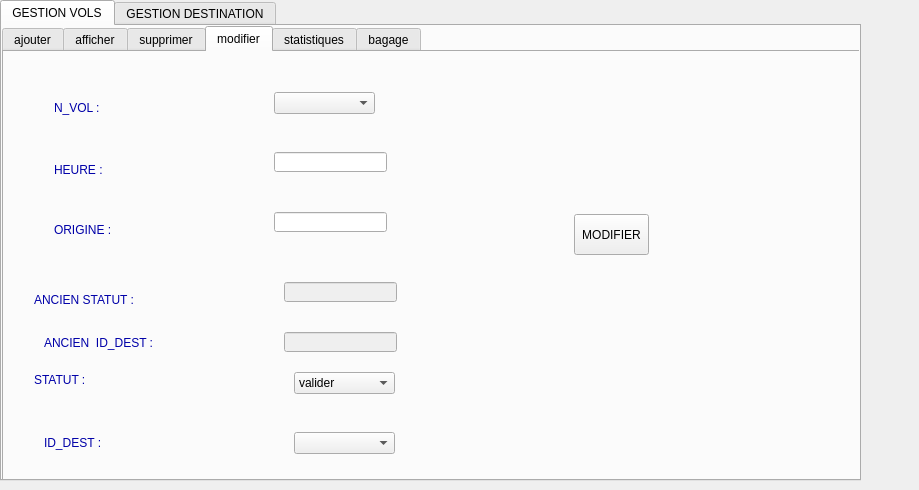
<?xml version="1.0" encoding="UTF-8"?>
<ui version="4.0">
 <class>gestion_vol</class>
 <widget class="QDialog" name="gestion_vol">
  <property name="geometry">
   <rect>
    <x>0</x>
    <y>0</y>
    <width>919</width>
    <height>490</height>
   </rect>
  </property>
  <property name="windowTitle">
   <string>Dialog</string>
  </property>
  <widget class="QTabWidget" name="tabWidget">
   <property name="geometry">
    <rect>
     <x>0</x>
     <y>0</y>
     <width>861</width>
     <height>481</height>
    </rect>
   </property>
   <property name="currentIndex">
    <number>0</number>
   </property>
   <widget class="QWidget" name="tab">
    <attribute name="title">
     <string>GESTION VOLS</string>
    </attribute>
    <widget class="QTabWidget" name="tabWidget_2">
     <property name="geometry">
      <rect>
       <x>0</x>
       <y>0</y>
       <width>881</width>
       <height>491</height>
      </rect>
     </property>
     <property name="currentIndex">
      <number>3</number>
     </property>
     <widget class="QWidget" name="widget">
      <attribute name="title">
       <string>ajouter</string>
      </attribute>
      <widget class="QLabel" name="label">
       <property name="geometry">
        <rect>
         <x>40</x>
         <y>40</y>
         <width>101</width>
         <height>31</height>
        </rect>
       </property>
       <property name="styleSheet">
        <string notr="true">font: 63 italic 14pt &quot;Lucida Sans&quot;;
color: rgb(0, 0, 168);</string>
       </property>
       <property name="text">
        <string>N_VOL :</string>
       </property>
      </widget>
      <widget class="QLabel" name="label_2">
       <property name="geometry">
        <rect>
         <x>40</x>
         <y>110</y>
         <width>81</width>
         <height>16</height>
        </rect>
       </property>
       <property name="styleSheet">
        <string notr="true">font: 63 italic 14pt &quot;Lucida Sans&quot;;
color: rgb(0, 0, 168);</string>
       </property>
       <property name="text">
        <string>HEURE :</string>
       </property>
      </widget>
      <widget class="QLabel" name="label_3">
       <property name="geometry">
        <rect>
         <x>40</x>
         <y>170</y>
         <width>91</width>
         <height>16</height>
        </rect>
       </property>
       <property name="styleSheet">
        <string notr="true">font: 63 italic 14pt &quot;Lucida Sans&quot;;
color: rgb(0, 0, 168);</string>
       </property>
       <property name="text">
        <string>ORIGINE :</string>
       </property>
      </widget>
      <widget class="QLabel" name="label_4">
       <property name="geometry">
        <rect>
         <x>40</x>
         <y>250</y>
         <width>91</width>
         <height>16</height>
        </rect>
       </property>
       <property name="styleSheet">
        <string notr="true">font: 63 italic 14pt &quot;Lucida Sans&quot;;
color: rgb(0, 0, 168);</string>
       </property>
       <property name="text">
        <string>STATUT :</string>
       </property>
      </widget>
      <widget class="QPushButton" name="AJOUTER_VOLS">
       <property name="geometry">
        <rect>
         <x>550</x>
         <y>170</y>
         <width>131</width>
         <height>41</height>
        </rect>
       </property>
       <property name="styleSheet">
        <string notr="true">font: 63 italic 15pt &quot;Lucida Sans&quot;;</string>
       </property>
       <property name="text">
        <string>ajouter</string>
       </property>
      </widget>
      <widget class="QLineEdit" name="lineEdit_N_vol">
       <property name="geometry">
        <rect>
         <x>260</x>
         <y>49</y>
         <width>113</width>
         <height>21</height>
        </rect>
       </property>
      </widget>
      <widget class="QLineEdit" name="lineEdit_heure">
       <property name="geometry">
        <rect>
         <x>260</x>
         <y>100</y>
         <width>113</width>
         <height>20</height>
        </rect>
       </property>
      </widget>
      <widget class="QLineEdit" name="lineEdit_origine">
       <property name="geometry">
        <rect>
         <x>260</x>
         <y>160</y>
         <width>113</width>
         <height>20</height>
        </rect>
       </property>
      </widget>
      <widget class="QLabel" name="label_8">
       <property name="geometry">
        <rect>
         <x>40</x>
         <y>320</y>
         <width>101</width>
         <height>21</height>
        </rect>
       </property>
       <property name="styleSheet">
        <string notr="true">font: 63 italic 14pt &quot;Lucida Sans&quot;;
color: rgb(0, 0, 168);
</string>
       </property>
       <property name="text">
        <string>ID_DEST :</string>
       </property>
      </widget>
      <widget class="QComboBox" name="comboBox_ID_DEST">
       <property name="geometry">
        <rect>
         <x>268</x>
         <y>310</y>
         <width>101</width>
         <height>22</height>
        </rect>
       </property>
      </widget>
      <widget class="QComboBox" name="comboBox_status">
       <property name="geometry">
        <rect>
         <x>270</x>
         <y>240</y>
         <width>101</width>
         <height>22</height>
        </rect>
       </property>
       <item>
        <property name="text">
         <string>valider</string>
        </property>
       </item>
       <item>
        <property name="text">
         <string>retard</string>
        </property>
       </item>
       <item>
        <property name="text">
         <string>annuler</string>
        </property>
       </item>
      </widget>
     </widget>
     <widget class="QWidget" name="tab_5">
      <attribute name="title">
       <string>afficher</string>
      </attribute>
      <widget class="QTableView" name="tab_vols">
       <property name="geometry">
        <rect>
         <x>0</x>
         <y>0</y>
         <width>851</width>
         <height>431</height>
        </rect>
       </property>
      </widget>
     </widget>
     <widget class="QWidget" name="tab_3">
      <attribute name="title">
       <string>supprimer</string>
      </attribute>
      <widget class="QLabel" name="label_9">
       <property name="geometry">
        <rect>
         <x>20</x>
         <y>60</y>
         <width>81</width>
         <height>16</height>
        </rect>
       </property>
       <property name="styleSheet">
        <string notr="true">font: 63 italic 14pt &quot;Lucida Sans&quot;;
color: rgb(0, 0, 168);</string>
       </property>
       <property name="text">
        <string>N_VOL:</string>
       </property>
      </widget>
      <widget class="QLineEdit" name="lineEdit_suppvols">
       <property name="geometry">
        <rect>
         <x>180</x>
         <y>60</y>
         <width>113</width>
         <height>20</height>
        </rect>
       </property>
      </widget>
      <widget class="QPushButton" name="supprimervols">
       <property name="geometry">
        <rect>
         <x>100</x>
         <y>150</y>
         <width>91</width>
         <height>41</height>
        </rect>
       </property>
       <property name="styleSheet">
        <string notr="true">font: 63 italic 14pt &quot;Lucida Sans&quot;;</string>
       </property>
       <property name="text">
        <string>ok</string>
       </property>
      </widget>
     </widget>
     <widget class="QWidget" name="tab_4">
      <attribute name="title">
       <string>modifier</string>
      </attribute>
      <widget class="QLabel" name="label_11">
       <property name="geometry">
        <rect>
         <x>30</x>
         <y>320</y>
         <width>91</width>
         <height>16</height>
        </rect>
       </property>
       <property name="styleSheet">
        <string notr="true">font: 63 italic 14pt &quot;Lucida Sans&quot;;
color: rgb(0, 0, 168);</string>
       </property>
       <property name="text">
        <string>STATUT :</string>
       </property>
      </widget>
      <widget class="QLabel" name="label_12">
       <property name="geometry">
        <rect>
         <x>50</x>
         <y>40</y>
         <width>101</width>
         <height>31</height>
        </rect>
       </property>
       <property name="styleSheet">
        <string notr="true">font: 63 italic 14pt &quot;Lucida Sans&quot;;
color: rgb(0, 0, 168);</string>
       </property>
       <property name="text">
        <string>N_VOL :</string>
       </property>
      </widget>
      <widget class="QComboBox" name="comboBox_status_mod">
       <property name="geometry">
        <rect>
         <x>290</x>
         <y>320</y>
         <width>101</width>
         <height>22</height>
        </rect>
       </property>
       <item>
        <property name="text">
         <string>valider</string>
        </property>
       </item>
       <item>
        <property name="text">
         <string>retard</string>
        </property>
       </item>
       <item>
        <property name="text">
         <string>annuler</string>
        </property>
       </item>
      </widget>
      <widget class="QLabel" name="label_13">
       <property name="geometry">
        <rect>
         <x>50</x>
         <y>170</y>
         <width>91</width>
         <height>16</height>
        </rect>
       </property>
       <property name="styleSheet">
        <string notr="true">font: 63 italic 14pt &quot;Lucida Sans&quot;;
color: rgb(0, 0, 168);</string>
       </property>
       <property name="text">
        <string>ORIGINE :</string>
       </property>
      </widget>
      <widget class="QLabel" name="label_14">
       <property name="geometry">
        <rect>
         <x>50</x>
         <y>110</y>
         <width>81</width>
         <height>16</height>
        </rect>
       </property>
       <property name="styleSheet">
        <string notr="true">font: 63 italic 14pt &quot;Lucida Sans&quot;;
color: rgb(0, 0, 168);</string>
       </property>
       <property name="text">
        <string>HEURE :</string>
       </property>
      </widget>
      <widget class="QLabel" name="label_15">
       <property name="geometry">
        <rect>
         <x>40</x>
         <y>380</y>
         <width>101</width>
         <height>21</height>
        </rect>
       </property>
       <property name="styleSheet">
        <string notr="true">font: 63 italic 14pt &quot;Lucida Sans&quot;;
color: rgb(0, 0, 168);
</string>
       </property>
       <property name="text">
        <string>ID_DEST :</string>
       </property>
      </widget>
      <widget class="QComboBox" name="comboBox_ID_DEST_mod_vol">
       <property name="geometry">
        <rect>
         <x>290</x>
         <y>380</y>
         <width>101</width>
         <height>22</height>
        </rect>
       </property>
      </widget>
      <widget class="QLineEdit" name="lineEdit_heure_mod">
       <property name="geometry">
        <rect>
         <x>270</x>
         <y>100</y>
         <width>113</width>
         <height>20</height>
        </rect>
       </property>
      </widget>
      <widget class="QLineEdit" name="lineEdit_origine_mod">
       <property name="geometry">
        <rect>
         <x>270</x>
         <y>160</y>
         <width>113</width>
         <height>20</height>
        </rect>
       </property>
      </widget>
      <widget class="QComboBox" name="comboBox_N_VOL_mod">
       <property name="geometry">
        <rect>
         <x>270</x>
         <y>40</y>
         <width>101</width>
         <height>22</height>
        </rect>
       </property>
      </widget>
      <widget class="QPushButton" name="mod_vol">
       <property name="geometry">
        <rect>
         <x>570</x>
         <y>162</y>
         <width>75</width>
         <height>41</height>
        </rect>
       </property>
       <property name="text">
        <string>MODIFIER</string>
       </property>
      </widget>
      <widget class="QLineEdit" name="lineEdit_statut_mod">
       <property name="enabled">
        <bool>false</bool>
       </property>
       <property name="geometry">
        <rect>
         <x>280</x>
         <y>230</y>
         <width>113</width>
         <height>20</height>
        </rect>
       </property>
      </widget>
      <widget class="QLineEdit" name="lineEdit_ID_DEST_mod">
       <property name="enabled">
        <bool>false</bool>
       </property>
       <property name="geometry">
        <rect>
         <x>280</x>
         <y>280</y>
         <width>113</width>
         <height>20</height>
        </rect>
       </property>
      </widget>
      <widget class="QLabel" name="label_19">
       <property name="geometry">
        <rect>
         <x>30</x>
         <y>240</y>
         <width>181</width>
         <height>16</height>
        </rect>
       </property>
       <property name="styleSheet">
        <string notr="true">font: 63 italic 14pt &quot;Lucida Sans&quot;;
color: rgb(0, 0, 168);</string>
       </property>
       <property name="text">
        <string>ANCIEN STATUT :</string>
       </property>
      </widget>
      <widget class="QLabel" name="label_20">
       <property name="geometry">
        <rect>
         <x>40</x>
         <y>280</y>
         <width>171</width>
         <height>21</height>
        </rect>
       </property>
       <property name="styleSheet">
        <string notr="true">font: 63 italic 14pt &quot;Lucida Sans&quot;;
color: rgb(0, 0, 168);
</string>
       </property>
       <property name="text">
        <string>ANCIEN  ID_DEST :</string>
       </property>
      </widget>
     </widget>
     <widget class="QWidget" name="tab_7">
      <attribute name="title">
       <string>statistiques</string>
      </attribute>
     </widget>
     <widget class="QWidget" name="tab_8">
      <attribute name="title">
       <string>bagage</string>
      </attribute>
     </widget>
    </widget>
   </widget>
   <widget class="QWidget" name="tab_2">
    <attribute name="title">
     <string>GESTION DESTINATION</string>
    </attribute>
    <widget class="QTabWidget" name="tabWidget_3">
     <property name="geometry">
      <rect>
       <x>0</x>
       <y>0</y>
       <width>881</width>
       <height>491</height>
      </rect>
     </property>
     <property name="currentIndex">
      <number>3</number>
     </property>
     <widget class="QWidget" name="widget_2">
      <attribute name="title">
       <string>ajouter</string>
      </attribute>
      <widget class="QLabel" name="label_5">
       <property name="geometry">
        <rect>
         <x>30</x>
         <y>40</y>
         <width>111</width>
         <height>31</height>
        </rect>
       </property>
       <property name="styleSheet">
        <string notr="true">font: 63 italic 18pt &quot;Lucida Sans&quot;;
color: rgb(0, 0, 168);</string>
       </property>
       <property name="text">
        <string>ID :</string>
       </property>
      </widget>
      <widget class="QLabel" name="label_6">
       <property name="geometry">
        <rect>
         <x>30</x>
         <y>105</y>
         <width>71</width>
         <height>31</height>
        </rect>
       </property>
       <property name="styleSheet">
        <string notr="true">font: 63 italic 17pt &quot;Lucida Sans&quot;;
color: rgb(0, 0, 168);</string>
       </property>
       <property name="text">
        <string>VILLE</string>
       </property>
      </widget>
      <widget class="QLabel" name="label_7">
       <property name="geometry">
        <rect>
         <x>30</x>
         <y>190</y>
         <width>81</width>
         <height>31</height>
        </rect>
       </property>
       <property name="styleSheet">
        <string notr="true">font: 63 italic 17pt &quot;Lucida Sans&quot;;
color: rgb(0, 0, 168);</string>
       </property>
       <property name="text">
        <string>DUREE</string>
       </property>
      </widget>
      <widget class="QPushButton" name="AJOUTER_DESTINATION">
       <property name="geometry">
        <rect>
         <x>520</x>
         <y>110</y>
         <width>131</width>
         <height>51</height>
        </rect>
       </property>
       <property name="styleSheet">
        <string notr="true">font: 63 italic 15pt &quot;Lucida Sans&quot;;
font: 63 italic 15pt &quot;Lucida Sans&quot;;</string>
       </property>
       <property name="text">
        <string>ajouter</string>
       </property>
      </widget>
      <widget class="QLineEdit" name="lineEdit_ID_DEST">
       <property name="geometry">
        <rect>
         <x>260</x>
         <y>50</y>
         <width>113</width>
         <height>20</height>
        </rect>
       </property>
      </widget>
      <widget class="QLineEdit" name="lineEdit_VILLE">
       <property name="geometry">
        <rect>
         <x>260</x>
         <y>120</y>
         <width>113</width>
         <height>20</height>
        </rect>
       </property>
      </widget>
      <widget class="QLineEdit" name="lineEdit_DURREE">
       <property name="geometry">
        <rect>
         <x>260</x>
         <y>190</y>
         <width>113</width>
         <height>20</height>
        </rect>
       </property>
      </widget>
     </widget>
     <widget class="QWidget" name="tab_11">
      <attribute name="title">
       <string>afficher</string>
      </attribute>
      <widget class="QTableView" name="tab_dest">
       <property name="geometry">
        <rect>
         <x>0</x>
         <y>0</y>
         <width>851</width>
         <height>431</height>
        </rect>
       </property>
      </widget>
     </widget>
     <widget class="QWidget" name="tab_9">
      <attribute name="title">
       <string>supprimer</string>
      </attribute>
      <widget class="QLineEdit" name="lineEdit_suppdest">
       <property name="geometry">
        <rect>
         <x>160</x>
         <y>60</y>
         <width>113</width>
         <height>20</height>
        </rect>
       </property>
      </widget>
      <widget class="QPushButton" name="supprimer_dest">
       <property name="geometry">
        <rect>
         <x>90</x>
         <y>150</y>
         <width>81</width>
         <height>41</height>
        </rect>
       </property>
       <property name="styleSheet">
        <string notr="true">font: 63 italic 17pt &quot;Lucida Sans&quot;;</string>
       </property>
       <property name="text">
        <string>ok</string>
       </property>
      </widget>
      <widget class="QLabel" name="label_10">
       <property name="geometry">
        <rect>
         <x>50</x>
         <y>53</y>
         <width>47</width>
         <height>20</height>
        </rect>
       </property>
       <property name="styleSheet">
        <string notr="true">font: 63 italic 17pt &quot;Lucida Sans&quot;;
color: rgb(0, 0, 168);</string>
       </property>
       <property name="text">
        <string>ID :</string>
       </property>
      </widget>
     </widget>
     <widget class="QWidget" name="tab_10">
      <attribute name="title">
       <string>modifier</string>
      </attribute>
      <widget class="QLineEdit" name="lineEdit_VILLE_mod">
       <property name="geometry">
        <rect>
         <x>310</x>
         <y>115</y>
         <width>113</width>
         <height>20</height>
        </rect>
       </property>
      </widget>
      <widget class="QLineEdit" name="lineEdit_DURREE_mod">
       <property name="geometry">
        <rect>
         <x>310</x>
         <y>185</y>
         <width>113</width>
         <height>20</height>
        </rect>
       </property>
      </widget>
      <widget class="QLabel" name="label_16">
       <property name="geometry">
        <rect>
         <x>80</x>
         <y>35</y>
         <width>111</width>
         <height>31</height>
        </rect>
       </property>
       <property name="styleSheet">
        <string notr="true">font: 63 italic 18pt &quot;Lucida Sans&quot;;
color: rgb(0, 0, 168);</string>
       </property>
       <property name="text">
        <string>ID :</string>
       </property>
      </widget>
      <widget class="QLabel" name="label_17">
       <property name="geometry">
        <rect>
         <x>80</x>
         <y>185</y>
         <width>81</width>
         <height>31</height>
        </rect>
       </property>
       <property name="styleSheet">
        <string notr="true">font: 63 italic 17pt &quot;Lucida Sans&quot;;
color: rgb(0, 0, 168);</string>
       </property>
       <property name="text">
        <string>DUREE</string>
       </property>
      </widget>
      <widget class="QLabel" name="label_18">
       <property name="geometry">
        <rect>
         <x>80</x>
         <y>100</y>
         <width>71</width>
         <height>31</height>
        </rect>
       </property>
       <property name="styleSheet">
        <string notr="true">font: 63 italic 17pt &quot;Lucida Sans&quot;;
color: rgb(0, 0, 168);</string>
       </property>
       <property name="text">
        <string>VILLE</string>
       </property>
      </widget>
      <widget class="QComboBox" name="comboBox_ID_DEST_mod">
       <property name="geometry">
        <rect>
         <x>320</x>
         <y>40</y>
         <width>101</width>
         <height>22</height>
        </rect>
       </property>
      </widget>
      <widget class="QPushButton" name="mod_dest">
       <property name="geometry">
        <rect>
         <x>580</x>
         <y>162</y>
         <width>75</width>
         <height>41</height>
        </rect>
       </property>
       <property name="text">
        <string>MODIFIER</string>
       </property>
      </widget>
     </widget>
     <widget class="QWidget" name="tab_13">
      <attribute name="title">
       <string>statistiques</string>
      </attribute>
     </widget>
    </widget>
   </widget>
  </widget>
 </widget>
 <resources/>
 <connections/>
</ui>
